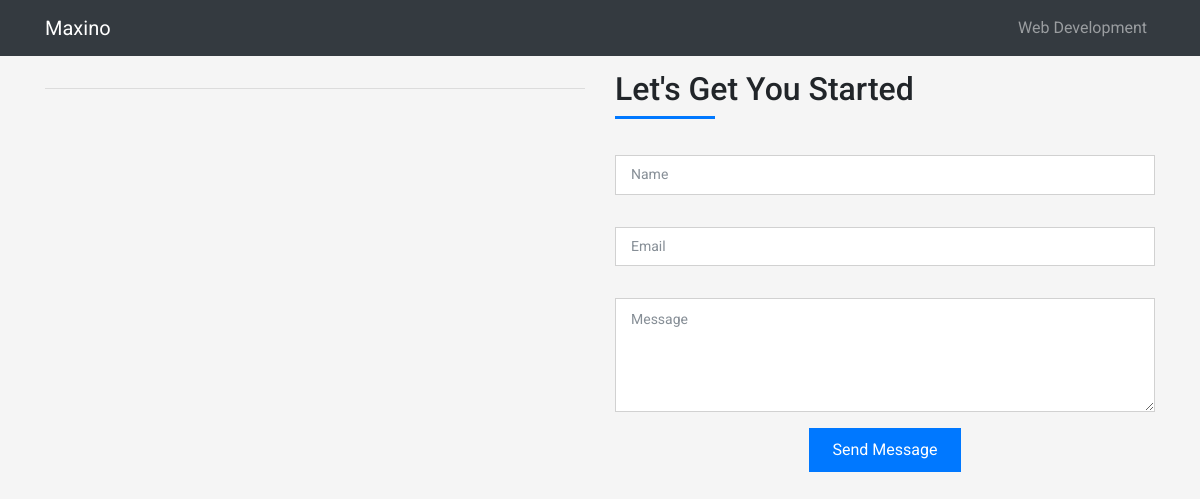
The page /service/rest-api on the database as committed earlier.
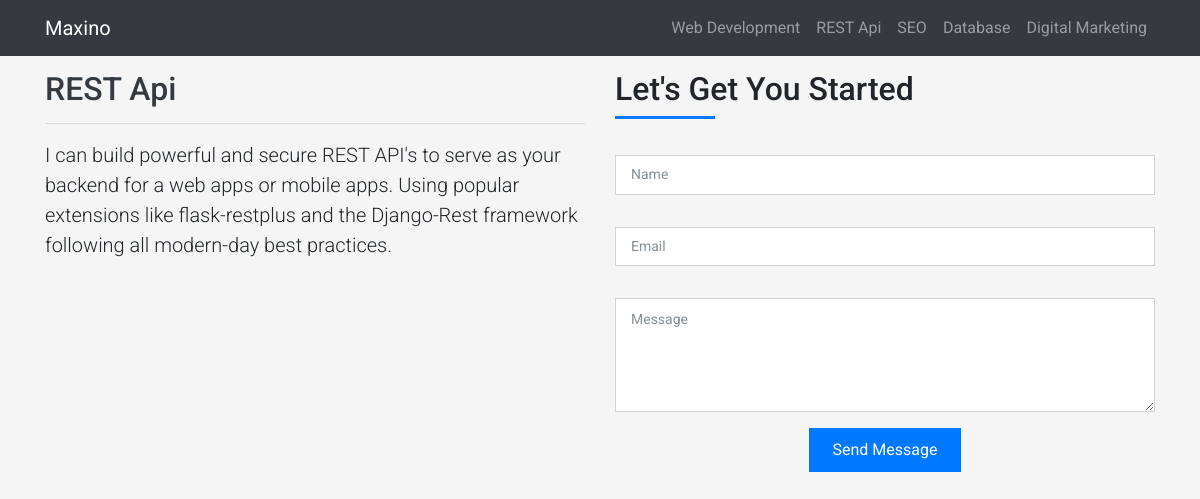
The same page on the database as committed later.
### Portfolio/models.py (models this page shows, shortened)
class Service(db.Model):
    id = db.Column(db.Integer, primary_key=True)
    title = db.Column(db.String(150), nullable=False)
    slug = db.Column(db.String(150), nullable=False)
    icon = db.Column(db.String(150), nullable=False)
    heading = db.Column(db.Text())
    description = db.Column(db.Text())

### Portfolio/main/routes.py (the view, shortened to what this page needs)
@main.route('/service/<string:slug>', methods=['GET', 'POST'])
def service(slug):
    services = Service.query.all()
    form = ContactForm()
    service = Service.query.filter_by(slug=slug).first()
    return render_template('service.html', service=service, form=form, services=services)

### Portfolio/main/forms.py
class ContactForm(FlaskForm):
    name = StringField(
        validators=[Length(min=2, max=50, message='Minimum 2 characters Maxinmun 50')])
    email = StringField(validators=[Email(message="must be an email")])
    message = TextAreaField()

### Portfolio/__init__.py (called while the page is built)
@app.teardown_appcontext
def shutdown_session(exception=None):
    db.session.remove()

### Portfolio/templates/service.html (shortened to what this page needs)
<!DOCTYPE html>
<html lang="en" prefix="og: http://ogp.me/ns#">
  <head>
    <link rel="stylesheet" href="{{ url_for('static', filename='css/font-awesome.min.css') }}">
    <link rel="stylesheet" href="{{ url_for('static', filename='css/bootstrap.css') }}">
    <link rel="stylesheet" href="{{ url_for('static', filename='css/style.css') }}">
  </head>
<body>
  <nav class="navbar navbar-expand-sm bg-dark navbar-dark mb-3">
    <div class="container">
     <a href="{{url_for('main.index')}}" class="navbar-brand">Maxino</a>
    <div class="collapse navbar-collapse" id="nav">
      <ul class="navbar-nav ml-auto">
          {% for service in services %}
          <li class="nav-item"><a href="{{url_for('main.service', slug=service.slug)}}" class="nav-link">{{service.title}}</a></li>
          {% endfor %}
      </ul>
    </div>
    </div>
  </nav>
  <div class="container">
    <div class="row">
      <div class="col-md-6">
        <h2 class="text-dark">{{service.title}}</h2>
           <hr>
           <p class="lead">{{service.description}}</p>
      </div>
      <div class="col-md-6">
        <div class="title-box-2">
          <h5 class="title-left">
            Let's Get You Started
          </h5>
        </div>
        <div>
          <form  method="POST" role="form" class="php-email-form">
            <div class="row">
              <div class="col-md-12 mb-3">
                <div class="form-group">
                  {{form.name(class="form-control", placeholder="Name")}}
                </div>
              </div>
              <div class="col-md-12 mb-3">
                <div class="form-group">
                  {{form.email(class="form-control", placeholder="Email")}}
                </div>
              </div>
              <div class="col-md-12">
                <div class="form-group">
                  {{form.message(class="form-control", placeholder="Message", rows=5)}}
                </div>
              </div>
              <div class="col-md-12 text-center">
                <button type="submit" class="button button-a button-big button-rouded">Send Message</button>
              </div>
            </div>
          </form>
        </div>
      </div>
    </div>
  </div>
</body>
</html>

Rows that differ between the two databases and show on the page:
added Service: title "REST Api", description "I can build powerful and secure REST API's to serve as your backend for a web apps or mobile apps. Using popular extensions like flask-restplus and the Django-Rest framework following all modern-day best practices."
added Service: title "SEO"
added Service: title "Database"
added Service: title "Digital Marketing"
